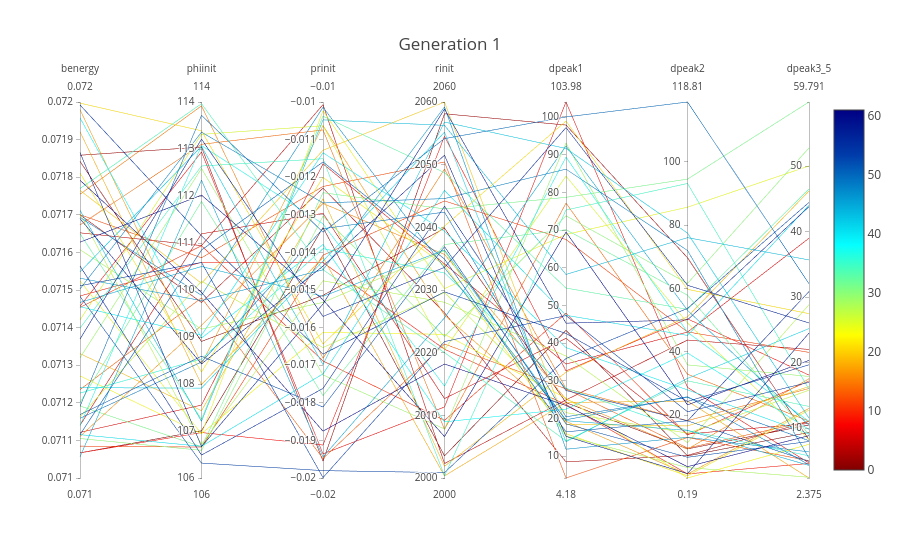

Notebook code for this chart:
### Markdown cell above
## Do some plotting ...

### Code cell
plot_parallel_coordinates(dsets[0], 1)
